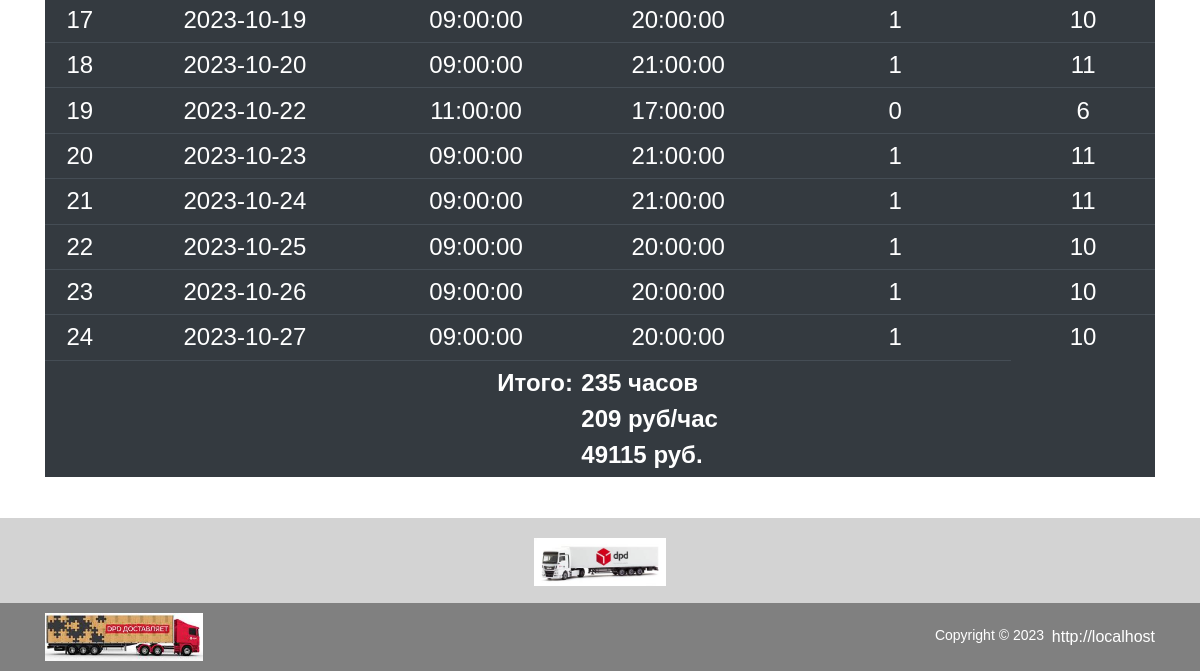
The page /range.php (lower part) on the database as committed earlier.
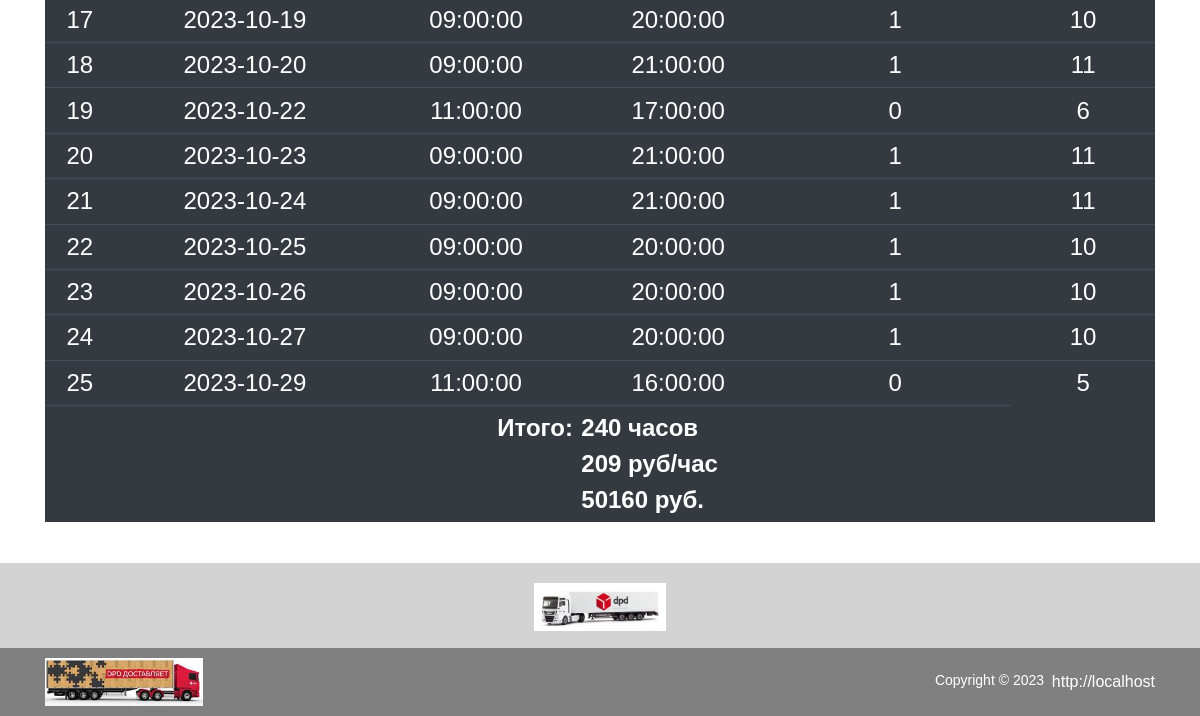
The same page on the database as committed later.
### tables this page shows
CREATE TABLE `work_time` (
  `id` int(11) NOT NULL AUTO_INCREMENT,
  `date` date NOT NULL,
  `time_start` time NOT NULL,
  `time_end` time NOT NULL,
  `break_time` float NOT NULL DEFAULT 1,
  PRIMARY KEY (`id`)
);

CREATE TABLE `work_price` (
  `id` int(11) NOT NULL AUTO_INCREMENT,
  `since_date` date NOT NULL,
  `price` int(11) NOT NULL,
  PRIMARY KEY (`id`)
);

### assets/php/functions.php (called while the page is built, shortened)
<?php
function get_price($obj, $date_start)
{
  $date_start = strtotime($date_start);
  foreach ($obj as $item) {
    if ($date_start >= strtotime($item['since_date'])) {
      return ($item['price']);
    }
  }
}

### range.php (the view, shortened to what this page needs)
<?php
require_once $_SERVER['DOCUMENT_ROOT'] . "/assets/php/functions.php";
require_once $_SERVER['DOCUMENT_ROOT'] . "/assets/php/connect.php";
$current_month = date('Y-m');
?>
<!DOCTYPE html>
<html lang="ru">
<head>
	<?php require_once $_SERVER['DOCUMENT_ROOT'] . "/assets/php/head.php"; ?>
</head>
<body data-page="2">
	<div class="wrapper">
		<main class="content">
			<div class="container">
				<div class="row">
					<div class="col-12">
						<?php
						if (isset($_POST) && !empty($_POST) && (!$_POST['currentMonthCheck'])) {
							$date_start = $_POST['date_start'];
							$date_end = $_POST['date_end'];
							$works = $mysqli->query("SELECT * FROM work_time WHERE `date` BETWEEN '$date_start' AND '$date_end' ORDER BY `date` ASC");
							$h2 = $date_start . " - " . $date_end;
						} else {
							$works = $mysqli->query("SELECT * FROM work_time WHERE `date` LIKE '" . $current_month . "-%' ORDER BY `date` ASC");
							$date_start = $works->fetch_assoc()['date'];
						}
						$arr_price = $mysqli->query(" SELECT * FROM `work_price` ORDER BY `since_date` DESC");
						$price = get_price($arr_price, $date_start);
						?>
						<section class="mb-4 section__table">
							<table class="table table-dark table-sm">
								<tbody>
									<?php
									$works_time = 0;
									$i = 1;
									foreach ($works as $work) {
										echo "<tr>";
										echo "<td>";
										echo $i;
										echo "</td>";
										echo "<td>";
										echo $work['date'];
										echo "</td>";
										echo "<td>";
										echo $work['time_start'];
										echo "</td>";
										echo "<td>";
										echo $work['time_end'];
										echo "</td>";
										echo "<td>";
										echo $work['break_time'];
										echo "</td>";
										echo "<td>";
										$work_time = ((strtotime($work['date'] . ' ' . $work['time_end']) - strtotime($work['date'] . ' ' . $work['time_start'])) / 3600) - $work['break_time'];
										echo $work_time;
										echo "</td>";
										echo "</tr>";
										$works_time += $work_time;
										$i++;
									}
									$cash = $works_time * $price;
									?>
									<tr>
										<td class="result_title" colspan="3">
											Итого:
										</td>
										<td class="result_value" colspan="2">
											<?= '<div>' . $works_time . ' часов</div>' ?>
											<?= '<div>' . $price . ' руб/час</div>' ?>
											<?= '<div>' . $cash . ' руб.</div>' ?>
										</td>
									</tr>
								</tbody>
							</table>
						</section>
					</div>
				</div>
			</div>
		</main>
		<?php require_once $_SERVER['DOCUMENT_ROOT'] . "/assets/php/footer.php"; ?>
	</div>
</body>
</html>

Rows that differ between the two databases and show on the page:
added work_time: date "2023-10-29", time_start "11:00:00", time_end "16:00:00", break_time "0", work_time "5"
computed for work_time (number 10 of 10 on the later page): date.price "49115" → "50160"
Other text that changed with them:
$works_time: "235" → "240"
